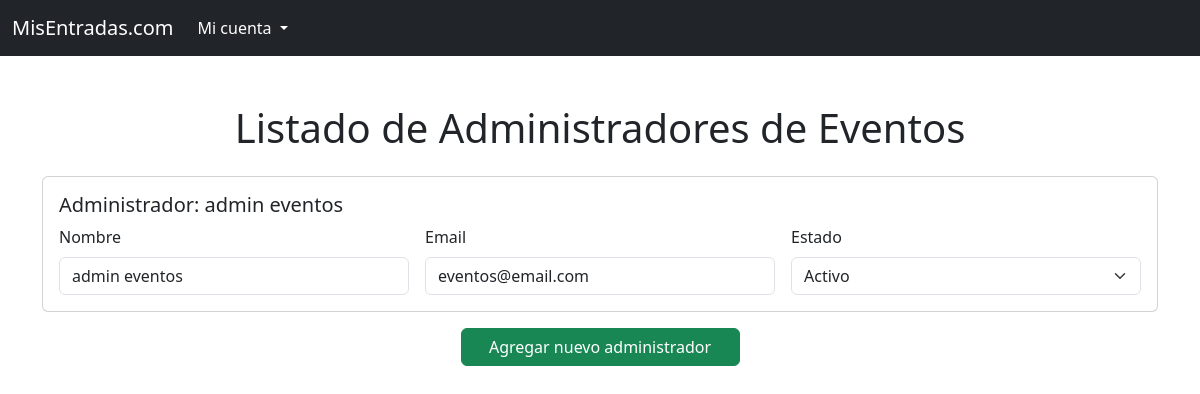
The page /componentes/ver-administradores.php (signed in) on the database as committed earlier.
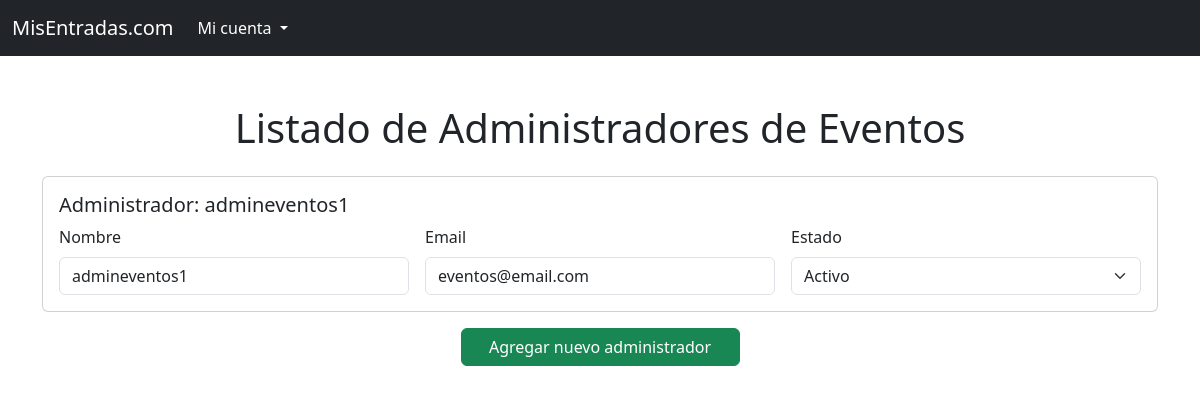
The same page on the database as committed later.
### tables this page shows
CREATE TABLE usuarios (
    id_usuario INT AUTO_INCREMENT NOT NULL PRIMARY KEY,
    nombre_usuario VARCHAR(100),
    genero VARCHAR(20),
    email VARCHAR(150) NOT NULL UNIQUE,
    telefono VARCHAR(12),
    contrasena VARCHAR(100) NOT NULL,
    estado ENUM('activo', 'inactivo') NOT NULL
);

### componentes/ver-administradores.php (the view, shortened to what this page needs)
<?php
require_once(__DIR__ . '/../includes/permisos.php');
if (isset($_SESSION['id_usuario'])){
$query = "SELECT u.id_usuario, u.nombre_usuario, u.email, u.estado
          FROM usuarios u
          JOIN roles_usuarios ru ON u.id_usuario = ru.id_usuario
          JOIN roles r ON ru.id_rol = r.id_rol
          WHERE r.nombre = 'administrador de eventos';";
 $stmt = $conn->prepare($query);
 $stmt->execute();
 $administradores = $stmt->fetchAll(PDO::FETCH_ASSOC);
}
?>
<!DOCTYPE html>
<html lang="en">
<head>
    <link href="https://cdn.jsdelivr.net/npm/bootstrap@5.3.3/dist/css/bootstrap.min.css" rel="stylesheet">
</head>
<body>
    <?php include_once("nav-sistemas.php");?>
    <div class="container mt-5">
        <h1 class="text-center mb-4">Listado de Administradores de Eventos</h1>
        <?php foreach ($administradores as $admin): ?>
    <div class="card mb-3">
        <div class="card-body">
            <h5 class="card-title">Administrador: <?php echo htmlspecialchars($admin['nombre_usuario']); ?></h5>
            <div class="row g-3">
                <div class="col-md-4">
                    <label class="form-label">Nombre</label>
                    <input value="<?php echo htmlspecialchars($admin['nombre_usuario']); ?>" type="text" class="form-control" readonly>
                </div>
                <div class="col-md-4">
                    <label class="form-label">Email</label>
                    <input value="<?php echo htmlspecialchars($admin['email']); ?>" type="email" class="form-control" readonly>
                </div>
                <div class="col-md-4">
                <form method="post" action="">
                    <label class="form-label">Estado</label>
                    <select name="estado" class="form-select" onchange="this.form.submit()">
                        <option value="activo" <?php echo $admin['estado']  === 'activo' ? 'selected' : ''; ?>>Activo</option>
                    </select>
                 </form>
                </div>
            </div>
        </div>
    </div>
<?php endforeach; ?>
        <div class="d-flex justify-content-center">
            <button type="button" class="btn btn-success w-25 mb-3" id="btnNuevo">Agregar nuevo administrador</button>
        </div>
</body>
</html>

### componentes/nav-sistemas.php (shortened to what this page needs)
<nav class="navbar navbar-expand-lg navbar-dark bg-dark  w-100 " style="z-index: 1;">
        <div class="container-fluid">
          <a class="navbar-brand" href="../index.php">MisEntradas.com</a>
          <div class="collapse navbar-collapse" id="navbarSupportedContent">
            <ul class="navbar-nav me-auto mb-2 mb-lg-0">
              <li class="nav-item dropdown">
                <a class="nav-link active dropdown-toggle " href="interfaz-admin-sistemas.php" role="button" data-bs-toggle="dropdown" aria-expanded="false">
                  Mi cuenta
                </a>
              </li>
            </ul>
          </div>
        </div>
      </nav>

Rows that differ between the two databases and show on the page:
changed usuarios "eventos@email.com": nombre_usuario "admin eventos" → "admineventos1"
